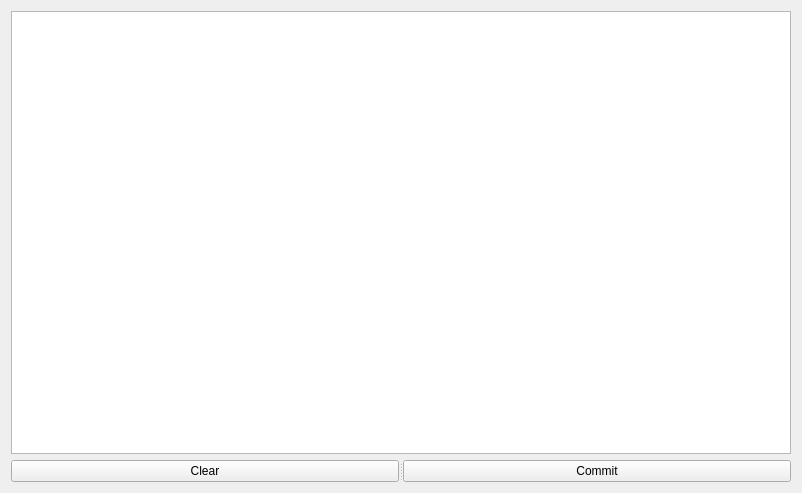
<?xml version="1.0" encoding="UTF-8"?>
<ui version="4.0">
 <class>Form</class>
 <widget class="QWidget" name="Form">
  <property name="geometry">
   <rect>
    <x>0</x>
    <y>0</y>
    <width>802</width>
    <height>493</height>
   </rect>
  </property>
  <property name="windowTitle">
   <string>Form</string>
  </property>
  <layout class="QGridLayout" name="gridLayout_2">
   <item row="0" column="0">
    <layout class="QGridLayout" name="gridLayout">
     <item row="0" column="0">
      <widget class="QTableView" name="editor">
       <property name="toolTip">
        <string>new entry fields</string>
       </property>
      </widget>
     </item>
     <item row="1" column="0">
      <widget class="QSplitter" name="splitter">
       <property name="orientation">
        <enum>Qt::Horizontal</enum>
       </property>
       <widget class="QPushButton" name="clear">
        <property name="toolTip">
         <string>reset the entry fields</string>
        </property>
        <property name="text">
         <string>Clear</string>
        </property>
       </widget>
       <widget class="QPushButton" name="commit">
        <property name="toolTip">
         <string>commit the data to disk/server</string>
        </property>
        <property name="text">
         <string>Commit</string>
        </property>
       </widget>
      </widget>
     </item>
    </layout>
   </item>
  </layout>
 </widget>
 <resources/>
 <connections/>
</ui>
